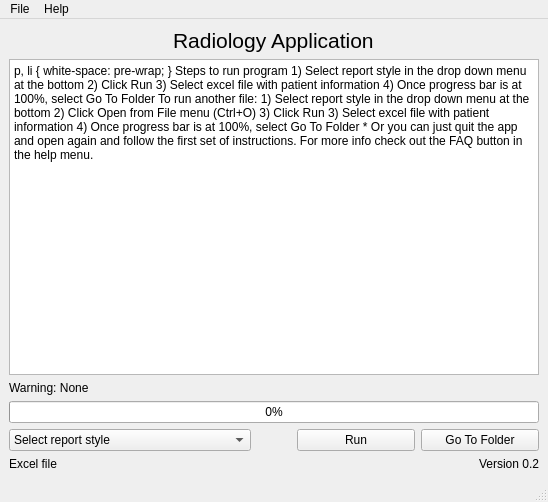
<?xml version="1.0" encoding="UTF-8"?>
<ui version="4.0">
 <class>MainWindow</class>
 <widget class="QMainWindow" name="MainWindow">
  <property name="enabled">
   <bool>true</bool>
  </property>
  <property name="geometry">
   <rect>
    <x>0</x>
    <y>0</y>
    <width>548</width>
    <height>502</height>
   </rect>
  </property>
  <property name="sizePolicy">
   <sizepolicy hsizetype="Preferred" vsizetype="Preferred">
    <horstretch>0</horstretch>
    <verstretch>0</verstretch>
   </sizepolicy>
  </property>
  <property name="windowTitle">
   <string>MainWindow</string>
  </property>
  <property name="autoFillBackground">
   <bool>false</bool>
  </property>
  <widget class="QWidget" name="centralwidget">
   <property name="sizePolicy">
    <sizepolicy hsizetype="Preferred" vsizetype="Preferred">
     <horstretch>0</horstretch>
     <verstretch>0</verstretch>
    </sizepolicy>
   </property>
   <layout class="QGridLayout" name="gridLayout_4">
    <item row="1" column="0">
     <widget class="QTextEdit" name="textEdit">
      <property name="html">
       <string>&lt;!DOCTYPE HTML PUBLIC &quot;-//W3C//DTD HTML 4.0//EN&quot; &quot;http://www.w3.org/TR/REC-html40/strict.dtd&quot;&gt;
&lt;html&gt;&lt;head&gt;&lt;meta name=&quot;qrichtext&quot; content=&quot;1&quot; /&gt;&lt;style type=&quot;text/css&quot;&gt;
p, li { white-space: pre-wrap; }
&lt;/style&gt;&lt;/head&gt;&lt;body style=&quot; font-family:'MS Shell Dlg 2'; font-size:8.25pt; font-weight:400; font-style:normal;&quot;&gt;
&lt;p style=&quot; margin-top:0px; margin-bottom:0px; margin-left:0px; margin-right:0px; -qt-block-indent:0; text-indent:0px;&quot;&gt;&lt;span style=&quot; font-size:14pt; font-weight:600;&quot;&gt;Steps to run program&lt;/span&gt;&lt;/p&gt;
&lt;p style=&quot; margin-top:0px; margin-bottom:0px; margin-left:0px; margin-right:0px; -qt-block-indent:0; text-indent:0px;&quot;&gt;&lt;span style=&quot; font-size:11pt;&quot;&gt;1) Select report style in the drop down menu at the bottom&lt;/span&gt;&lt;/p&gt;
&lt;p style=&quot; margin-top:0px; margin-bottom:0px; margin-left:0px; margin-right:0px; -qt-block-indent:0; text-indent:0px;&quot;&gt;&lt;span style=&quot; font-size:11pt;&quot;&gt;2) Click Run&lt;/span&gt;&lt;/p&gt;
&lt;p style=&quot; margin-top:0px; margin-bottom:0px; margin-left:0px; margin-right:0px; -qt-block-indent:0; text-indent:0px;&quot;&gt;&lt;span style=&quot; font-size:11pt;&quot;&gt;3) Select excel file with patient information&lt;/span&gt;&lt;/p&gt;
&lt;p style=&quot; margin-top:0px; margin-bottom:0px; margin-left:0px; margin-right:0px; -qt-block-indent:0; text-indent:0px;&quot;&gt;&lt;span style=&quot; font-size:11pt;&quot;&gt;4) Once progress bar is at 100%, select Go To Folder&lt;/span&gt;&lt;/p&gt;
&lt;p style=&quot;-qt-paragraph-type:empty; margin-top:0px; margin-bottom:0px; margin-left:0px; margin-right:0px; -qt-block-indent:0; text-indent:0px; font-size:11pt;&quot;&gt;&lt;br /&gt;&lt;/p&gt;
&lt;p style=&quot; margin-top:0px; margin-bottom:0px; margin-left:0px; margin-right:0px; -qt-block-indent:0; text-indent:0px;&quot;&gt;&lt;span style=&quot; font-size:11pt; font-weight:600;&quot;&gt;To run another file:&lt;/span&gt;&lt;/p&gt;
&lt;p style=&quot; margin-top:0px; margin-bottom:0px; margin-left:0px; margin-right:0px; -qt-block-indent:0; text-indent:0px;&quot;&gt;&lt;span style=&quot; font-size:11pt;&quot;&gt;1) Select report style in the drop down menu at the bottom&lt;/span&gt;&lt;/p&gt;
&lt;p style=&quot; margin-top:0px; margin-bottom:0px; margin-left:0px; margin-right:0px; -qt-block-indent:0; text-indent:0px;&quot;&gt;&lt;span style=&quot; font-size:11pt;&quot;&gt;2) Click Open from File menu (Ctrl+O)&lt;/span&gt;&lt;/p&gt;
&lt;p style=&quot; margin-top:0px; margin-bottom:0px; margin-left:0px; margin-right:0px; -qt-block-indent:0; text-indent:0px;&quot;&gt;&lt;span style=&quot; font-size:11pt;&quot;&gt;3) Click Run&lt;/span&gt;&lt;/p&gt;
&lt;p style=&quot; margin-top:0px; margin-bottom:0px; margin-left:0px; margin-right:0px; -qt-block-indent:0; text-indent:0px;&quot;&gt;&lt;span style=&quot; font-size:11pt;&quot;&gt;3) Select excel file with patient information&lt;/span&gt;&lt;/p&gt;
&lt;p style=&quot; margin-top:0px; margin-bottom:0px; margin-left:0px; margin-right:0px; -qt-block-indent:0; text-indent:0px;&quot;&gt;&lt;span style=&quot; font-size:11pt;&quot;&gt;4) Once progress bar is at 100%, select Go To Folder&lt;/span&gt;&lt;/p&gt;
&lt;p style=&quot; margin-top:0px; margin-bottom:0px; margin-left:0px; margin-right:0px; -qt-block-indent:0; text-indent:0px;&quot;&gt;* Or you can just quit the app and open again and follow the first set of instructions.&lt;/p&gt;
&lt;p style=&quot;-qt-paragraph-type:empty; margin-top:0px; margin-bottom:0px; margin-left:0px; margin-right:0px; -qt-block-indent:0; text-indent:0px;&quot;&gt;&lt;br /&gt;&lt;/p&gt;
&lt;p style=&quot; margin-top:0px; margin-bottom:0px; margin-left:0px; margin-right:0px; -qt-block-indent:0; text-indent:0px;&quot;&gt;&lt;span style=&quot; font-style:italic;&quot;&gt;For more info check out the FAQ button in the help menu.&lt;/span&gt;&lt;/p&gt;&lt;/body&gt;&lt;/html&gt;</string>
      </property>
     </widget>
    </item>
    <item row="4" column="0">
     <layout class="QHBoxLayout" name="horizontalLayout">
      <item>
       <widget class="QComboBox" name="comboBox_report">
        <item>
         <property name="text">
          <string>Select report style</string>
         </property>
        </item>
        <item>
         <property name="text">
          <string>McAllen MRI</string>
         </property>
        </item>
        <item>
         <property name="text">
          <string>More to come...</string>
         </property>
        </item>
       </widget>
      </item>
      <item>
       <spacer name="horizontalSpacer">
        <property name="orientation">
         <enum>Qt::Horizontal</enum>
        </property>
        <property name="sizeType">
         <enum>QSizePolicy::Fixed</enum>
        </property>
        <property name="sizeHint" stdset="0">
         <size>
          <width>40</width>
          <height>20</height>
         </size>
        </property>
       </spacer>
      </item>
      <item>
       <layout class="QHBoxLayout" name="horizontalLayout_2">
        <item>
         <widget class="QPushButton" name="pushButton_Run">
          <property name="text">
           <string>Run</string>
          </property>
         </widget>
        </item>
        <item>
         <widget class="QPushButton" name="pushButton_GoToFolder">
          <property name="text">
           <string>Go To Folder</string>
          </property>
         </widget>
        </item>
       </layout>
      </item>
     </layout>
    </item>
    <item row="0" column="0" alignment="Qt::AlignHCenter">
     <widget class="QLabel" name="label_title">
      <property name="font">
       <font>
        <pointsize>16</pointsize>
        <weight>50</weight>
        <bold>false</bold>
       </font>
      </property>
      <property name="text">
       <string>Radiology Application</string>
      </property>
     </widget>
    </item>
    <item row="6" column="0">
     <layout class="QHBoxLayout" name="horizontalLayout_3">
      <item>
       <widget class="QLabel" name="label_excel_name">
        <property name="text">
         <string>Excel file</string>
        </property>
       </widget>
      </item>
      <item>
       <widget class="QLabel" name="label_version">
        <property name="layoutDirection">
         <enum>Qt::LeftToRight</enum>
        </property>
        <property name="text">
         <string>Version 0.2</string>
        </property>
        <property name="alignment">
         <set>Qt::AlignRight|Qt::AlignTrailing|Qt::AlignVCenter</set>
        </property>
       </widget>
      </item>
     </layout>
    </item>
    <item row="3" column="0">
     <widget class="QProgressBar" name="progressBar">
      <property name="value">
       <number>0</number>
      </property>
     </widget>
    </item>
    <item row="2" column="0">
     <widget class="QLabel" name="label_Warnings">
      <property name="text">
       <string>Warning: None</string>
      </property>
     </widget>
    </item>
   </layout>
  </widget>
  <widget class="QMenuBar" name="menubar">
   <property name="geometry">
    <rect>
     <x>0</x>
     <y>0</y>
     <width>548</width>
     <height>21</height>
    </rect>
   </property>
   <widget class="QMenu" name="menuFile">
    <property name="title">
     <string>File</string>
    </property>
    <addaction name="actionNew"/>
    <addaction name="actionOpen"/>
    <addaction name="actionRun"/>
    <addaction name="actionGo_To_Folder"/>
    <addaction name="actionQuit"/>
   </widget>
   <widget class="QMenu" name="menuHelp">
    <property name="title">
     <string>Help</string>
    </property>
    <addaction name="actionHow_To_Run"/>
    <addaction name="actionAbout"/>
    <addaction name="actionFAQ"/>
   </widget>
   <addaction name="menuFile"/>
   <addaction name="menuHelp"/>
  </widget>
  <widget class="QStatusBar" name="statusbar"/>
  <action name="actionNew">
   <property name="text">
    <string>New</string>
   </property>
   <property name="shortcut">
    <string>Ctrl+N</string>
   </property>
  </action>
  <action name="actionOpen">
   <property name="text">
    <string>Open</string>
   </property>
   <property name="shortcut">
    <string>Ctrl+O</string>
   </property>
  </action>
  <action name="actionRun">
   <property name="text">
    <string>Run</string>
   </property>
   <property name="shortcut">
    <string>Ctrl+R</string>
   </property>
  </action>
  <action name="actionGo_To_Folder">
   <property name="text">
    <string>Go To Folder</string>
   </property>
   <property name="shortcut">
    <string>Ctrl+F</string>
   </property>
  </action>
  <action name="actionAbout">
   <property name="text">
    <string>About</string>
   </property>
  </action>
  <action name="actionFAQ">
   <property name="text">
    <string>FAQ</string>
   </property>
  </action>
  <action name="actionQuit">
   <property name="text">
    <string>Quit</string>
   </property>
   <property name="shortcut">
    <string>Ctrl+Q</string>
   </property>
  </action>
  <action name="actionHow_To_Run">
   <property name="text">
    <string>How To Run</string>
   </property>
  </action>
 </widget>
 <resources/>
 <connections/>
</ui>
